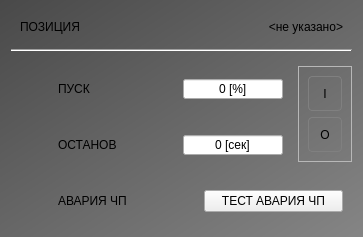
<?xml version="1.0" encoding="UTF-8"?>
<ui version="4.0">
 <class>SIEVER</class>
 <widget class="QDialog" name="SIEVER">
  <property name="geometry">
   <rect>
    <x>0</x>
    <y>0</y>
    <width>363</width>
    <height>236</height>
   </rect>
  </property>
  <property name="windowTitle">
   <string>ВИБРО-СИТО</string>
  </property>
  <property name="styleSheet">
   <string notr="true">#centralwidget,#SIEVER
{
	background-color: qlineargradient(spread:pad, x1:0, y1:0, x2:1, y2:1, stop:0 rgba(73, 73, 73, 255), stop:1 rgba(133, 133, 133, 255));
}
QAbstractButton:flat
{
	border: 1px solid gray;
	border-radius: 4px;
}
QAbstractButton:flat:pressed
{
	background-color: green;
}
QAbstractButton:flat[style=&quot;open&quot;]
{
	image: url(:/concrete/stop.png);
}
QAbstractButton:flat:pressed[style=&quot;open&quot;]
{
	image: url(:/concrete/down.png);
}
QAbstractButton:flat:checked[style=&quot;open&quot;]
{
	image: url(:/concrete/down.png);
}
QLabel[style=&quot;huge&quot;]
{
	font-size: 20pt;
	font-weight: bold;
	color: white;
}
QLabel[style=&quot;gigantic&quot;]
{
	font-size: 32pt;
	font-weight: bold;
	color: white;
}

QLabel[style=&quot;badge&quot;]
{
	border: 1px solid red;
	background-color: rgba(0,0,0,100);
	color: white;
	border-radius: 4px;
}
QLabel[style=&quot;vodoley-status&quot;]
{
	border: none;
	background-color: rgb(98, 160, 234);
	color: white;
	border-radius: 4px;
	font-weight: bold;
	font-size: 9pt;
	padding: 8px;
}
QLabel[style='hint']
{
	color: lightGray;
	font-weight: bold;
	font-size: 10pt;
}
QLabel[style='tips']
{
	color: lightGray;
	font-size: 7pt;
}
QLabel[style='sys']
{
	color: yellow;
	font-size: 7pt;
}
QGroupBox[style=&quot;vodoley&quot;]
{
	background-color: rgb(94, 92, 100);
	border: 1px solid gray;
}
QAbstractButton:flat[style=&quot;danger&quot;]
{
	background-color: rgba(224, 27, 36,80);
	color: lightGray;
}
QAbstractButton:flat::checked[style=&quot;danger&quot;]
{
	background-color: rgba(224, 27, 36,255);
	color: white;
}
QAbstractButton:flat[style=&quot;warning&quot;]
{
	background-color: rgba(46, 194, 126,80);
	color: lightGray;
}
QAbstractButton:flat::checked[style=&quot;warning&quot;]
{
	background-color: rgb(46, 194, 126);
	color: white;
}
</string>
  </property>
  <property name="prefix" stdset="0">
   <string>SIEVER</string>
  </property>
  <layout class="QGridLayout" name="gridLayout">
   <item row="1" column="0" colspan="2">
    <widget class="Line" name="line">
     <property name="orientation">
      <enum>Qt::Horizontal</enum>
     </property>
    </widget>
   </item>
   <item row="2" column="1" rowspan="3" alignment="Qt::AlignVCenter">
    <widget class="QFrame" name="console">
     <property name="minimumSize">
      <size>
       <width>54</width>
       <height>96</height>
      </size>
     </property>
     <property name="frameShape">
      <enum>QFrame::StyledPanel</enum>
     </property>
     <layout class="QVBoxLayout" name="verticalLayout_15">
      <item>
       <widget class="QPushButton" name="on">
        <property name="sizePolicy">
         <sizepolicy hsizetype="Minimum" vsizetype="Preferred">
          <horstretch>0</horstretch>
          <verstretch>0</verstretch>
         </sizepolicy>
        </property>
        <property name="cursor">
         <cursorShape>PointingHandCursor</cursorShape>
        </property>
        <property name="text">
         <string>I</string>
        </property>
        <property name="flat">
         <bool>true</bool>
        </property>
        <property name="style" stdset="0">
         <string>danger</string>
        </property>
       </widget>
      </item>
      <item>
       <widget class="QPushButton" name="off">
        <property name="sizePolicy">
         <sizepolicy hsizetype="Minimum" vsizetype="Preferred">
          <horstretch>0</horstretch>
          <verstretch>0</verstretch>
         </sizepolicy>
        </property>
        <property name="cursor">
         <cursorShape>PointingHandCursor</cursorShape>
        </property>
        <property name="text">
         <string>O</string>
        </property>
        <property name="flat">
         <bool>true</bool>
        </property>
        <property name="style" stdset="0">
         <string>warning</string>
        </property>
       </widget>
      </item>
     </layout>
    </widget>
   </item>
   <item row="3" column="0">
    <widget class="QStackedWidget" name="stackedWidget">
     <property name="currentIndex">
      <number>0</number>
     </property>
     <widget class="QWidget" name="stack_1">
      <layout class="QVBoxLayout" name="verticalLayout_2">
       <item>
        <widget class="QWidget" name="row_5" native="true">
         <layout class="QHBoxLayout" name="horizontalLayout_5">
          <property name="leftMargin">
           <number>0</number>
          </property>
          <property name="topMargin">
           <number>0</number>
          </property>
          <property name="rightMargin">
           <number>0</number>
          </property>
          <property name="bottomMargin">
           <number>0</number>
          </property>
          <item>
           <widget class="QLabel" name="icon_sp">
            <property name="minimumSize">
             <size>
              <width>32</width>
              <height>32</height>
             </size>
            </property>
            <property name="maximumSize">
             <size>
              <width>32</width>
              <height>32</height>
             </size>
            </property>
            <property name="text">
             <string/>
            </property>
            <property name="pixmap">
             <pixmap resource="../resources.qrc">:/speed.png</pixmap>
            </property>
            <property name="scaledContents">
             <bool>true</bool>
            </property>
           </widget>
          </item>
          <item>
           <widget class="QLabel" name="hint_sp">
            <property name="text">
             <string>ПУСК</string>
            </property>
            <property name="style" stdset="0">
             <string>hint</string>
            </property>
           </widget>
          </item>
          <item>
           <widget class="QSpinBox" name="sp">
            <property name="minimumSize">
             <size>
              <width>100</width>
              <height>0</height>
             </size>
            </property>
            <property name="maximumSize">
             <size>
              <width>100</width>
              <height>16777215</height>
             </size>
            </property>
            <property name="alignment">
             <set>Qt::AlignCenter</set>
            </property>
            <property name="buttonSymbols">
             <enum>QAbstractSpinBox::NoButtons</enum>
            </property>
            <property name="suffix">
             <string> [%]</string>
            </property>
            <property name="maximum">
             <number>100</number>
            </property>
           </widget>
          </item>
         </layout>
        </widget>
       </item>
      </layout>
     </widget>
     <widget class="QWidget" name="stack_2">
      <layout class="QVBoxLayout" name="verticalLayout">
       <item>
        <widget class="QWidget" name="row_2" native="true">
         <layout class="QHBoxLayout" name="horizontalLayout_2">
          <property name="leftMargin">
           <number>0</number>
          </property>
          <property name="topMargin">
           <number>0</number>
          </property>
          <property name="rightMargin">
           <number>0</number>
          </property>
          <property name="bottomMargin">
           <number>0</number>
          </property>
          <item>
           <widget class="QLabel" name="icon_sp_2">
            <property name="minimumSize">
             <size>
              <width>32</width>
              <height>32</height>
             </size>
            </property>
            <property name="maximumSize">
             <size>
              <width>32</width>
              <height>32</height>
             </size>
            </property>
            <property name="text">
             <string/>
            </property>
            <property name="pixmap">
             <pixmap resource="../resources.qrc">:/strength.png</pixmap>
            </property>
            <property name="scaledContents">
             <bool>true</bool>
            </property>
           </widget>
          </item>
          <item>
           <widget class="QLabel" name="hint_fq">
            <property name="text">
             <string>ВИБРАЦИЯ</string>
            </property>
            <property name="style" stdset="0">
             <string>hint</string>
            </property>
           </widget>
          </item>
          <item alignment="Qt::AlignRight">
           <widget class="QSpinBox" name="fq">
            <property name="minimumSize">
             <size>
              <width>100</width>
              <height>0</height>
             </size>
            </property>
            <property name="maximumSize">
             <size>
              <width>100</width>
              <height>16777215</height>
             </size>
            </property>
            <property name="alignment">
             <set>Qt::AlignCenter</set>
            </property>
            <property name="buttonSymbols">
             <enum>QAbstractSpinBox::NoButtons</enum>
            </property>
            <property name="suffix">
             <string> [%]</string>
            </property>
            <property name="maximum">
             <number>100</number>
            </property>
           </widget>
          </item>
         </layout>
        </widget>
       </item>
      </layout>
     </widget>
    </widget>
   </item>
   <item row="0" column="0" colspan="2">
    <widget class="QWidget" name="row_1" native="true">
     <layout class="QHBoxLayout" name="horizontalLayout">
      <item>
       <widget class="QLabel" name="hint_name">
        <property name="text">
         <string>ПОЗИЦИЯ</string>
        </property>
        <property name="style" stdset="0">
         <string>hint</string>
        </property>
       </widget>
      </item>
      <item>
       <widget class="QLabel" name="name">
        <property name="minimumSize">
         <size>
          <width>100</width>
          <height>0</height>
         </size>
        </property>
        <property name="text">
         <string>&lt;не указано&gt;</string>
        </property>
        <property name="alignment">
         <set>Qt::AlignRight|Qt::AlignTrailing|Qt::AlignVCenter</set>
        </property>
        <property name="style" stdset="0">
         <string>hint</string>
        </property>
       </widget>
      </item>
     </layout>
    </widget>
   </item>
   <item row="5" column="0" colspan="2">
    <widget class="QWidget" name="row_6" native="true">
     <layout class="QHBoxLayout" name="horizontalLayout_4">
      <item>
       <widget class="QLabel" name="fault_fq">
        <property name="minimumSize">
         <size>
          <width>32</width>
          <height>32</height>
         </size>
        </property>
        <property name="maximumSize">
         <size>
          <width>32</width>
          <height>32</height>
         </size>
        </property>
        <property name="text">
         <string/>
        </property>
        <property name="pixmap">
         <pixmap resource="../resources.qrc">:/attention.png</pixmap>
        </property>
        <property name="scaledContents">
         <bool>true</bool>
        </property>
       </widget>
      </item>
      <item>
       <widget class="QLabel" name="hint_fault_fq">
        <property name="text">
         <string>АВАРИЯ ЧП</string>
        </property>
        <property name="style" stdset="0">
         <string>hint</string>
        </property>
       </widget>
      </item>
      <item>
       <widget class="QPushButton" name="test_fault">
        <property name="text">
         <string>ТЕСТ АВАРИЯ ЧП</string>
        </property>
        <property name="rsn" stdset="0">
         <number>0</number>
        </property>
       </widget>
      </item>
     </layout>
    </widget>
   </item>
   <item row="4" column="0">
    <widget class="QWidget" name="row_3" native="true">
     <layout class="QHBoxLayout" name="horizontalLayout_3">
      <item>
       <widget class="QLabel" name="icon_sp_3">
        <property name="minimumSize">
         <size>
          <width>32</width>
          <height>32</height>
         </size>
        </property>
        <property name="maximumSize">
         <size>
          <width>32</width>
          <height>32</height>
         </size>
        </property>
        <property name="text">
         <string/>
        </property>
        <property name="pixmap">
         <pixmap resource="../resources.qrc">:/timer.png</pixmap>
        </property>
        <property name="scaledContents">
         <bool>true</bool>
        </property>
       </widget>
      </item>
      <item>
       <widget class="QLabel" name="hint_fq_2">
        <property name="text">
         <string>ОСТАНОВ</string>
        </property>
        <property name="style" stdset="0">
         <string>hint</string>
        </property>
       </widget>
      </item>
      <item alignment="Qt::AlignRight">
       <widget class="QSpinBox" name="startup_t">
        <property name="minimumSize">
         <size>
          <width>100</width>
          <height>0</height>
         </size>
        </property>
        <property name="maximumSize">
         <size>
          <width>100</width>
          <height>16777215</height>
         </size>
        </property>
        <property name="alignment">
         <set>Qt::AlignCenter</set>
        </property>
        <property name="buttonSymbols">
         <enum>QAbstractSpinBox::NoButtons</enum>
        </property>
        <property name="suffix">
         <string> [сек]</string>
        </property>
        <property name="maximum">
         <number>100</number>
        </property>
       </widget>
      </item>
     </layout>
    </widget>
   </item>
  </layout>
 </widget>
 <resources>
  <include location="../resources.qrc"/>
 </resources>
 <connections/>
</ui>
